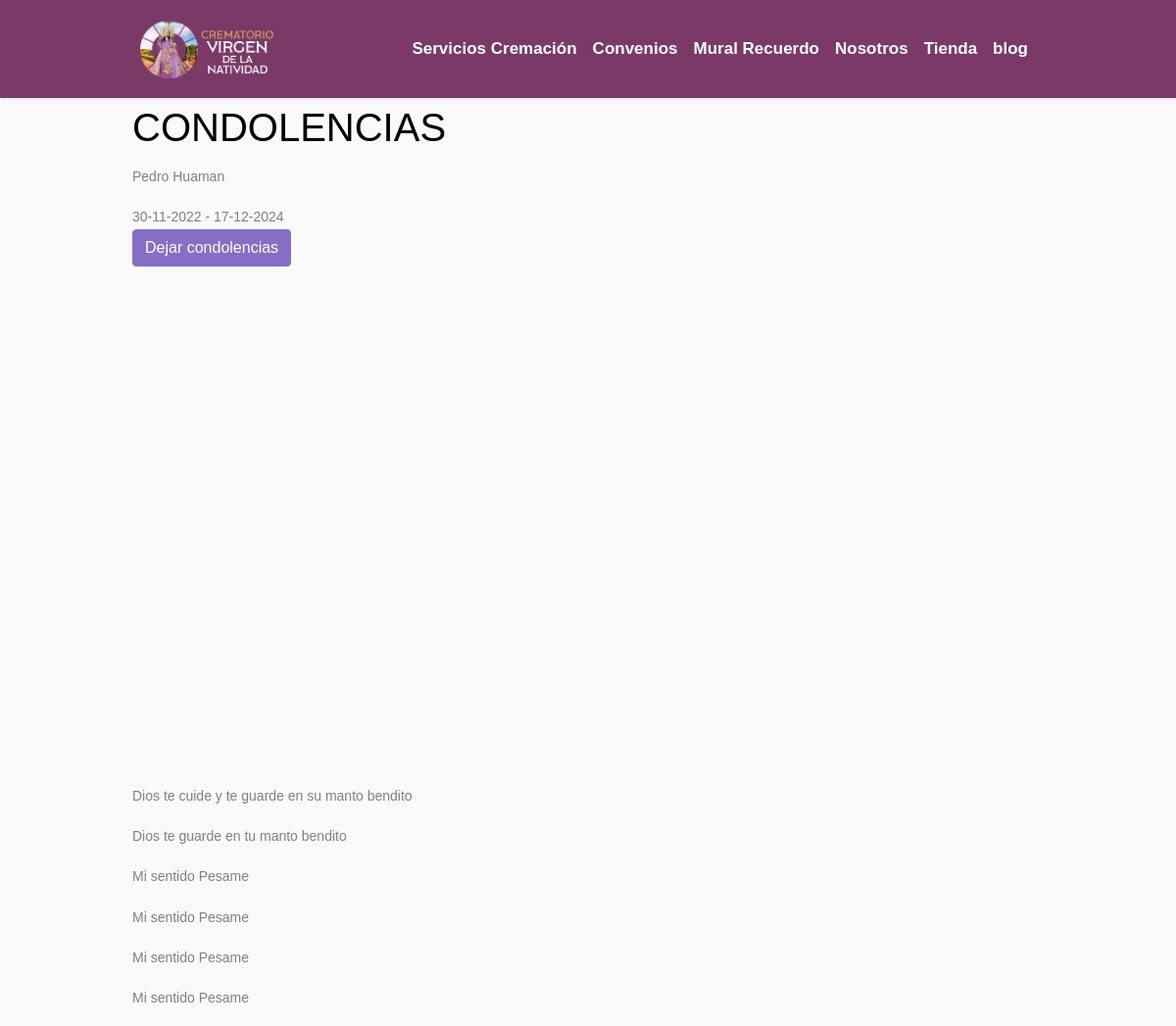
The page /mural-condolencias/1 on the database its author committed.
### fallecidos/models.py (models this page shows)
class Fallecido(models.Model):
    GENERO = [('F', 'Femenino'), ('M', 'Masculino')]
    DOCUMENTO = [('DNI', 'Documento de Identidad'), ('PST', 'Pasaporte')]
    nombre_completo = models.CharField(max_length=255)
    apellido = models.CharField(max_length=155)
    fecha_nacimiento = models.DateField()
    fecha_fallecido = models.DateField()
    genero =  models.CharField(choices=GENERO, max_length=1, default='M')
    documento_identidad =  models.CharField(choices=DOCUMENTO,max_length=3, default='DNI')
    fecha_creacion = models.DateTimeField(auto_now_add=True)

class Condolencias(models.Model):
    nombre_fallecido = models.ForeignKey(Fallecido, on_delete=models.CASCADE, related_name='fallecido')
    descripcion = models.CharField(max_length=255)
    nombre_familiar = models.CharField(max_length=155)
    fecha_creacion = models.DateTimeField(default=timezone.now, null=False, blank=False)

### base/views.py (the view)
# urls.py: path('mural-condolencias/<int:id>', MuralCondolencias.as_view(), name='condolencia'),
class MuralCondolencias(CreateView):
    model = Condolencias
    form_class = CondolenciaForms
    context_object_name = 'fallecido'
    template_name = 'index-condolencias.html'
    def get_context_data(self, **kwargs):
        context = super().get_context_data(**kwargs)
        fallecido_id =  self.kwargs.get('id')
        context['condolencias'] =  Condolencias.objects.filter(nombre_fallecido_id =  fallecido_id)
        context['fc'] =  get_object_or_404(Fallecido, id=fallecido_id)
        return context

### base/templates/index-condolencias.html (shortened to what this page needs)
{% extends 'index-crematorio.html' %}
{% load static %}
{% block content-crematorio-principal %}
<section class="section-condolencia-fallecido">
    <video class="background" autoplay loop muted playsinline>
        <source src="{% static 'videos/1494279-hd_1920_1080_24fps.mp4' %}">
    </video>
    <div class="container">
        <div class="content">
            <h1>CONDOLENCIAS</h1>
            <p>{{ fc.nombre_completo }} {{ fc.apellido}}</p>
            <span>{{ fc.fecha_nacimiento|date:'d-m-Y' }} - {{ fc.fecha_fallecido | date:'d-m-Y'}}</span>
            <br>
            <a href="{% url 'crear-condolencias' fc.id %}" class=" btn btn-primary">Dejar condolencias</a>
        </div>
    </div>
</section>
<div class="container">
    {% for i in condolencias %}
    <p>{{ i.descripcion }}</p>
    {% endfor %}
</div>
{% endblock %}

### static/css/style-fallecido.css (style rules this page uses)
* { margin: 0px; padding: 0px; }
div.container { width: 80%; }

### static/css/style-mural.css (style rules this page uses)
section.section-condolencia-fallecido { height: calc(100vh - 100px); position: relative; overflow: hidden; }
div.content { z-index: 9999999999; }
video.background { object-fit: cover; position: absolute; top: 0; width: 100%; z-index: -1; }

### rows shown on the page
Fallecido: nombre_completo "Pedro", apellido "Huaman", fecha_nacimiento "30-11-2022", fecha_fallecido "17-12-2024"
Condolencias: descripcion "Dios te cuide y te guarde en su manto bendito"
Condolencias: descripcion "Dios te guarde en tu manto bendito"
Condolencias: descripcion "Mi sentido Pesame"
Condolencias: descripcion "Mi sentido Pesame"
Condolencias: descripcion "Mi sentido Pesame"
Condolencias: descripcion "Mi sentido Pesame"
